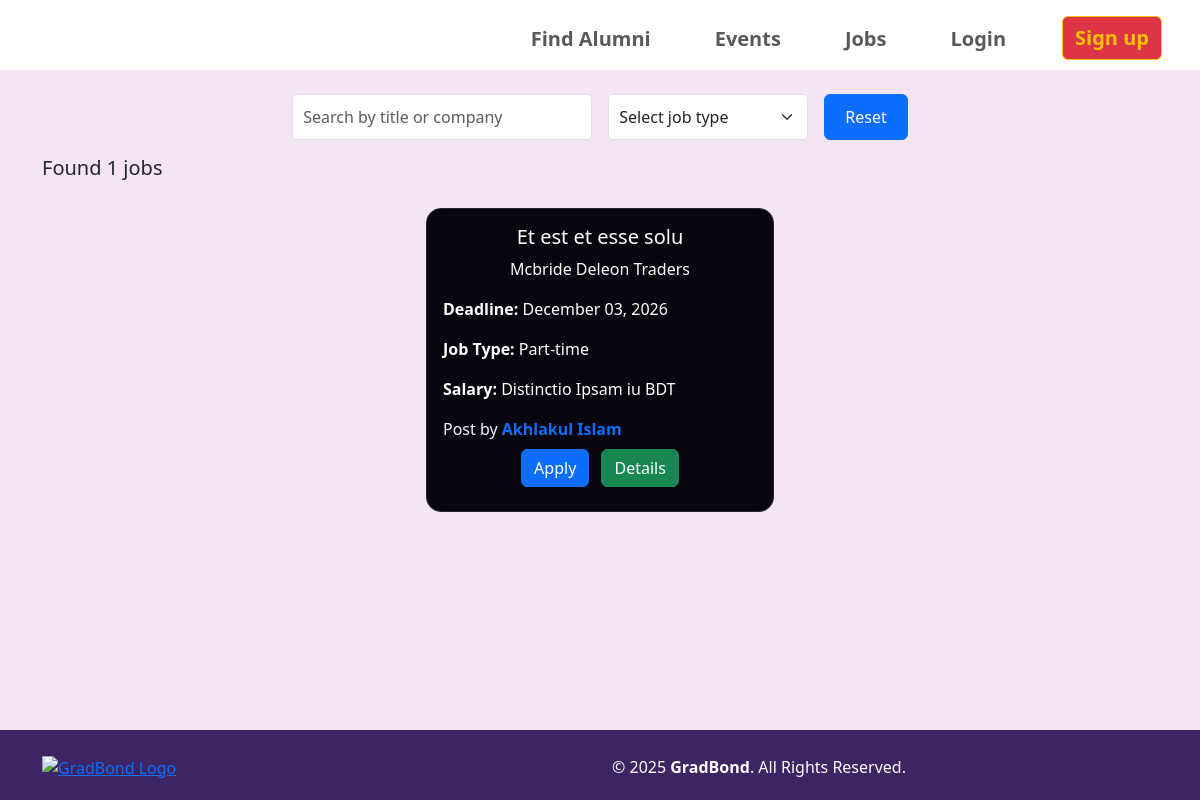
The app's page /jobs, older data.
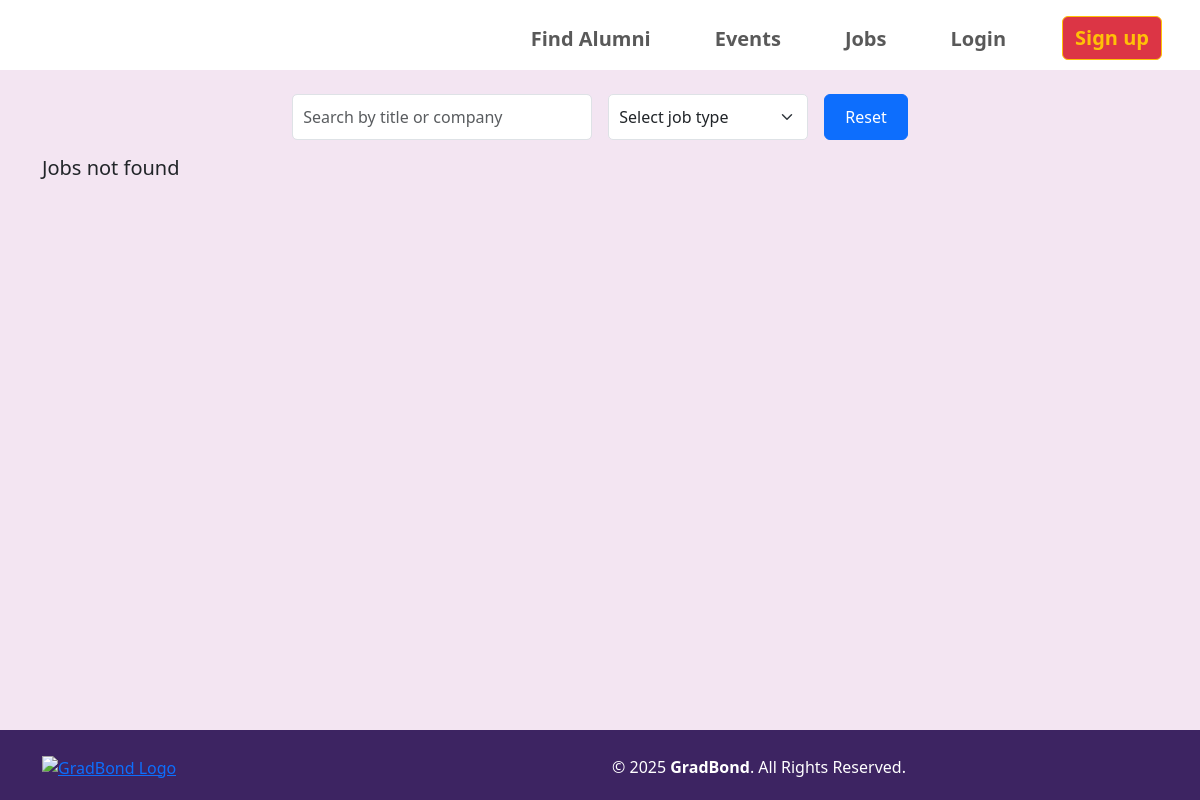
The same page, newer data.
### core/models.py (models this page shows, shortened)
class Jobs(models.Model):
    user = models.ForeignKey(User, on_delete=models.CASCADE, null=True)
    title = models.CharField(max_length=100, blank=True, null=True)
    company = models.CharField(max_length=100, blank=True, null=True)
    job_link = models.URLField(blank=True, null=True)
    job_type = models.CharField(max_length=20, choices=job_types, blank=True, null=True)
    experience = models.CharField(max_length=100, blank=True, null=True)
    salary = models.CharField(max_length=100, blank=True, null=True)
    description = models.TextField(blank=True, null=True)
    deadline = models.DateTimeField(blank=True, null=True)
    class Meta:
        verbose_name = 'Job'
        verbose_name_plural = 'Jobs'
        ordering = ['-deadline']

### core/views.py (the view)
# urls.py: path('jobs', views.view_jobs, name='jobs'),
def view_jobs(request):
    current_date = datetime.now()
    all_jobs = Jobs.objects.filter(deadline__gte=current_date)
    if request.method == 'GET':
        titleComapny = request.GET.get('titleCompany')
        jobType = request.GET.get('jobType')
        if titleComapny:
            all_jobs = all_jobs.filter(title__icontains=titleComapny) | all_jobs.filter(company__icontains=titleComapny)
        if jobType:
            all_jobs = all_jobs.filter(job_type__icontains=jobType)
    return render(request, 'core/jobs.html', {'jobs': all_jobs})

### templates/core/jobs.html (shortened to what this page needs)
{% extends 'base.html' %}
{% load static %}
{% block extra_css %}
<link rel="stylesheet" href="{% static 'CSS/event.css' %}">
{% endblock %}
{% block content %}
<div class="container-fluid my" style="min-height: 660px;">
    <div class="container">
        <div class="row">
            <form action="{% url 'jobs' %}" method="GET">
                <div class="d-flex flex-column flex-sm-row justify-content-center gap-3 mt-4">
                <input onchange="this.form.submit()"
                        type="text" name="titleCompany"
                        class="form-control"
                        placeholder="Search by title or company"
                        value="{{ request.GET.search }}"
                        style="padding: 10px; border-radius: 5px; max-width: 300px; width: 100%;">
                <select onchange="this.form.submit()"
                        name="jobType" id="jobType"
                        class="form-select"
                        style="padding: 10px; border-radius: 5px; max-width: 200px; width: 100%;">
                    <option value="" disabled selected>Select job type</option>
                </select>
                <a href="{% url 'jobs' %}" class="btn btn-primary" style="padding: 10px 20px; white-space: nowrap;">
                    Reset
                </a>
                </div>
            </form>
        </div>
        <div class="row">
            {% if jobs %}
            <h1 class="mt-3 fs-5">Found {{jobs.count}} jobs </h1>
            {% else %}
            <h1 class="mt-3 fs-5">Jobs not found</h1>
            {% endif %}
        </div>
        <div class="row d-flex justify-content-center mt-1">
            {% for job in jobs %}
                <div class="col-lg-4 col-md-6 col-sm-10 col-12 p-3 d-flex justify-content-center">
                    <div class="card w-100 border border-dark"
                        style="background-color: #09050f; border-radius: 15px;">
                        <div class="card-body text-center text-white">
                            <h5 class="card-title">{{ job.title }}</h5>
                            <p>{{ job.company }}</p>
                            <div class="text-start">
                                <p><strong>Deadline:</strong> {{ job.deadline|date:"F d, Y" }}</p>
                                <p><strong>Job Type:</strong> {{ job.job_type }}</p>
                                <p><strong>Salary:</strong> {{ job.salary }} BDT</p>
                                {% if user.is_authenticated %}
                                <p class="card-title" style="color: aliceblue;">Post by <strong>
                                    <a href="{% url 'about' job.user.id %}" style="text-decoration: none;">{{job.user.first_name}}</a>
                                    </strong></p>
                                {% else %}
                                <p class="card-title" style="color: aliceblue;">Post by <strong>
                                    <a href="{% url 'signin' %}" style="text-decoration: none;">{{job.user.first_name}}</a>
                                    </strong></p>
                                {% endif %}
                            </div>
                            {% if user.is_authenticated %}
                            <a href="{{ job.job_link }}" class="btn btn-primary me-2 mb-2" target="_blank">Apply</a>
                            {% else %}
                            <a href="{% url 'signin' %}" class="btn btn-primary me-2 mb-2">Apply</a>
                            {% endif %}
                            <a href="{% url 'job_detail' job.id %}" class="btn btn-success mb-2">Details</a>
                        </div>
                    </div>
                </div>
                {% endfor %}
        </div>
    </div><br><br><br>
</div>
{% endblock %}

Row changes from the older to the newer data that the page shows:
no longer on this page (row edited): Jobs: title "Et est et esse solu", company "Mcbride Deleon Traders", deadline "December 03, 2026", job_type "Part-time", salary "Distinctio Ipsam iu", user.first_name "Akhlakul Islam"
Text that changed along with them:
{{ jobs.count }}: "1" → (not shown)
text no longer shown: "Found jobs"
text now shown: "Jobs not found"
